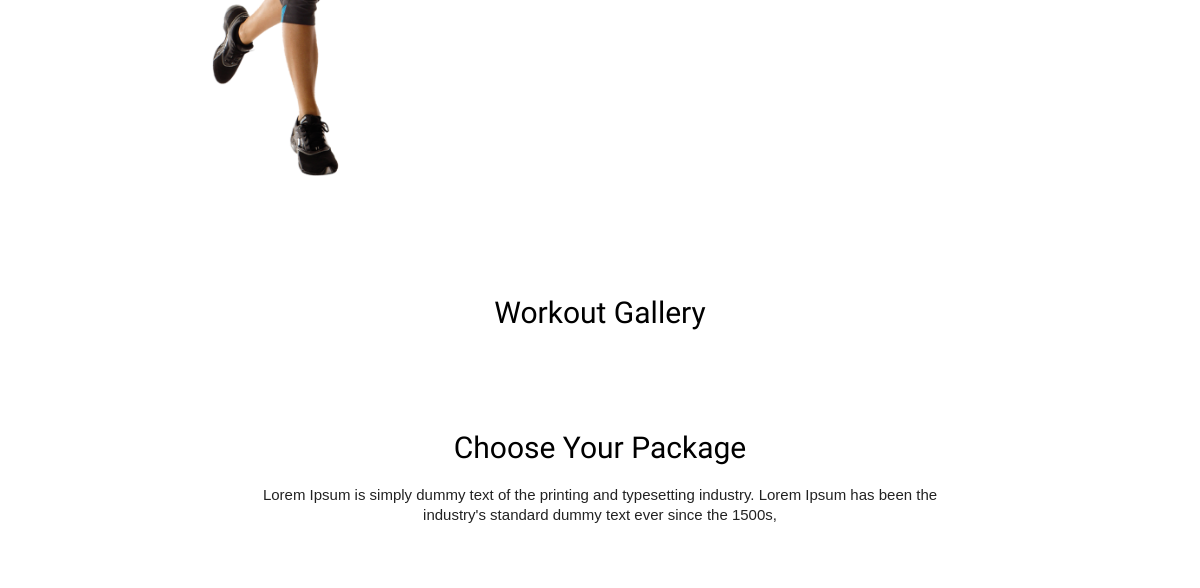
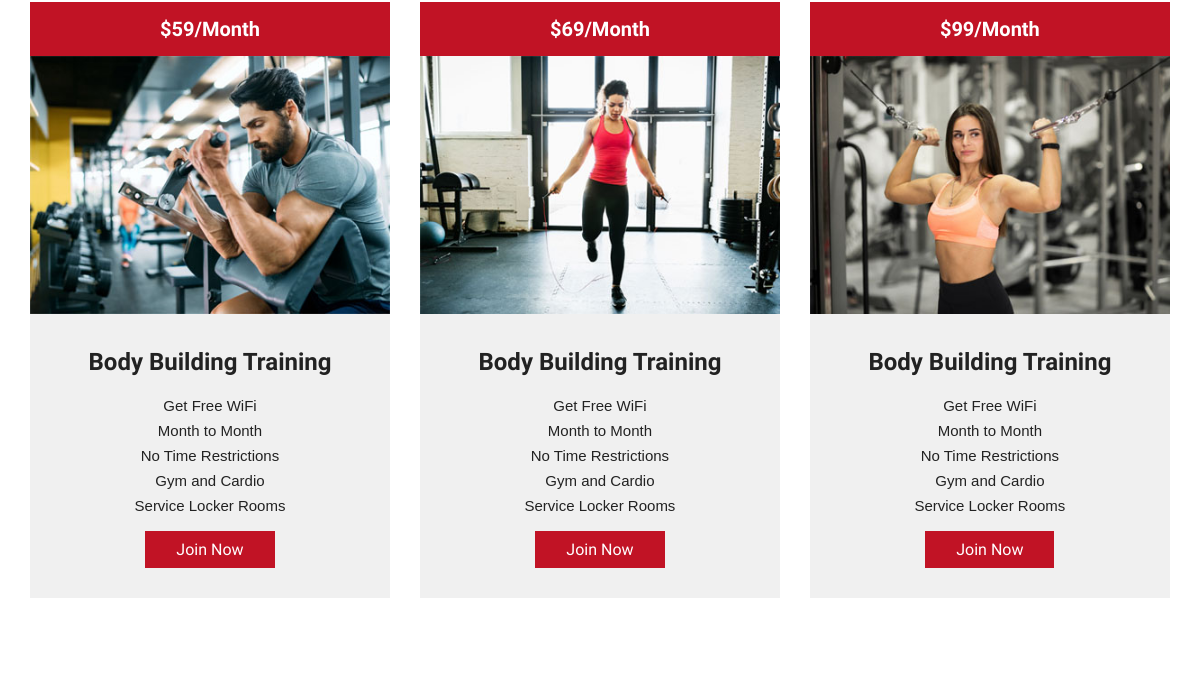
Before: / (middle part) with the older database file (2 pictures, top to bottom).
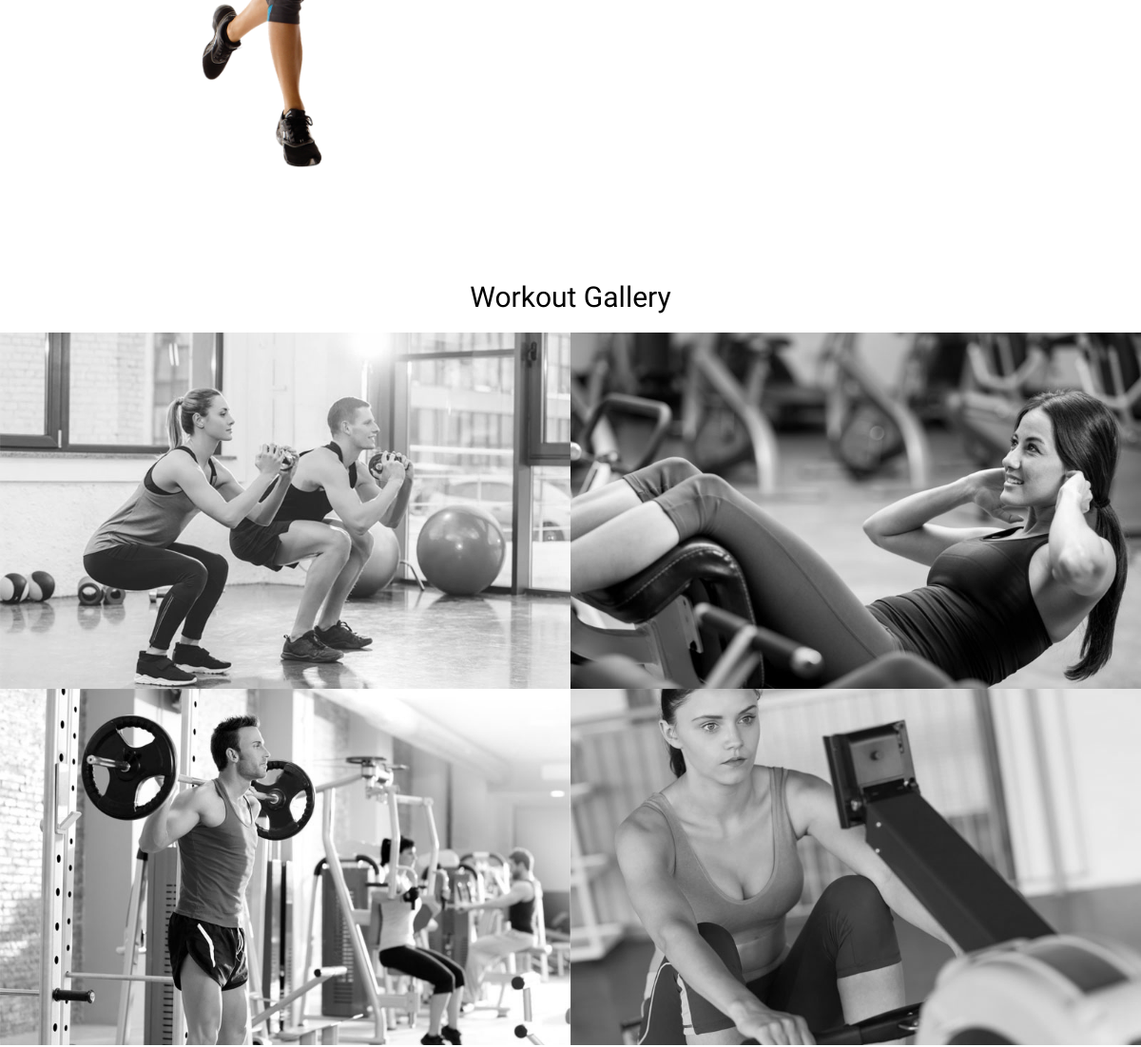
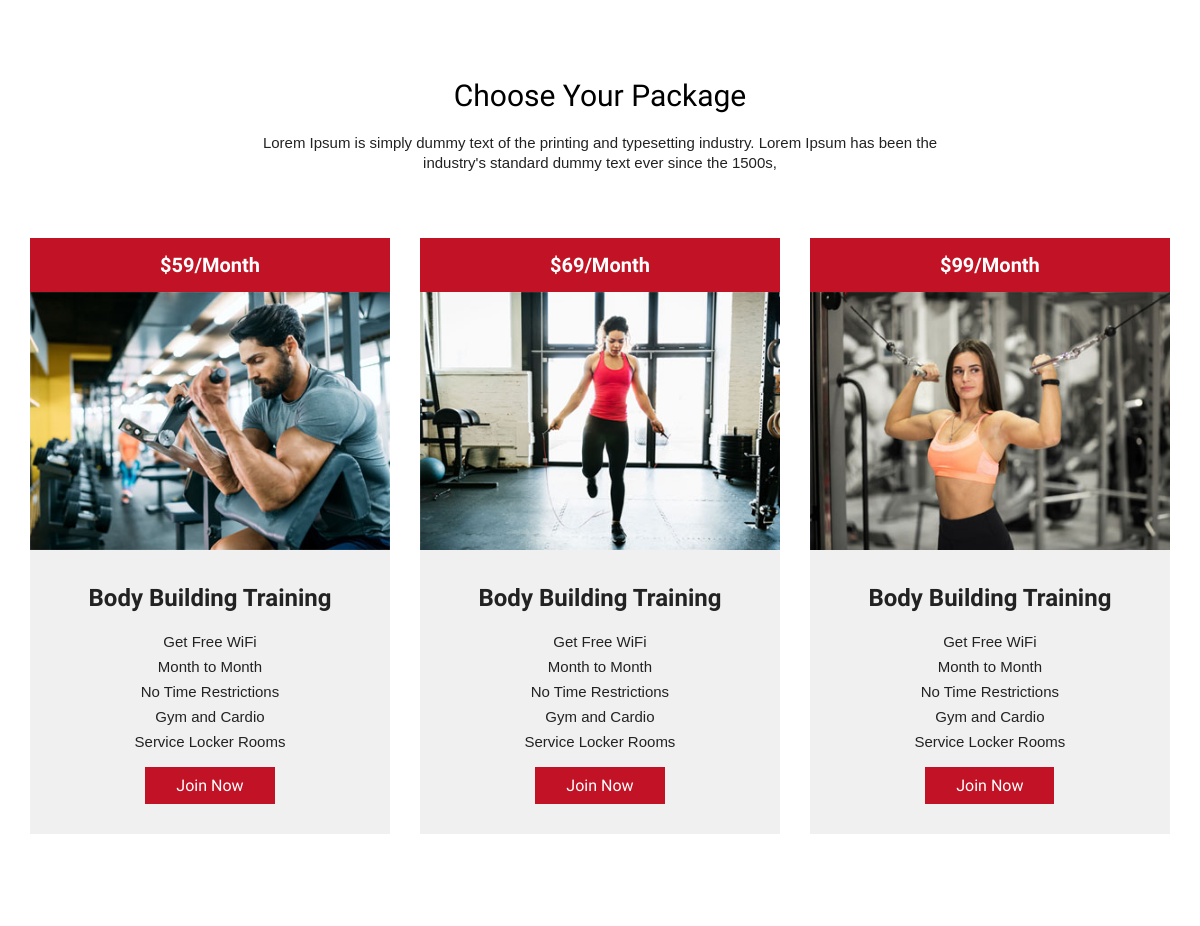
After: the same page with the newer database file (2 pictures, top to bottom).
### gallery/models.py (models this page shows)
class Gallery(models.Model):
    gallery_img_1=models.FileField(upload_to='about/',max_length=250, default="", blank=True, null=True)
    gallery_img_2=models.FileField(upload_to='about/',max_length=250, default="", blank=True, null=True)

### home/views.py (the view, shortened to what this page needs)
# urls.py: path('',views.index,name='index'),
def index(request):
    AboutData=About.objects.all()
    ServiceData=Service.objects.all()
    ServiceType=Service_type.objects.all()
    ClassData=Class.objects.all()
    GalleryData=Gallery.objects.all()
    data={
        'AboutData':AboutData,
        'ServiceData':ServiceData,
        'ServiceType':ServiceType,
        'ClassData':ClassData,
        'GalleryData':GalleryData,
    }
    return render(request,'index.html',data)

### templates/index.html (shortened to what this page needs)
<!DOCTYPE html>
<html>
<head>
  <link rel="stylesheet" href="static/css/animate.css">
	<link rel="stylesheet" type="text/css" href="static/css/style.css">
</head>
<body>
  <section class="schedule" id="schedule">
  	 <div class="container">
  	 	  <div class="content">
  	 	  	   <div class="box text wow slideInLeft">
  	 	  	   	   <img src="static/images/schedule1.png" alt="schedule" />
  	 	  	   </div>
  	 	  	   <div class="box timing wow slideInRight">
  	 	  	   </div>
  	 	  </div>
  	 </div>
  </section>
  <section class="gallery" id="gallery">
  	 <h2>Workout Gallery</h2>
	 {% for i in GalleryData %}
  	<div class="content">
  		 <div class="box wow slideInLeft">
  		 	 <img src="{{i.gallery_img_1.url}}" alt="gallery" />
  		 </div>
  		 <div class="box wow slideInRight">
  		 	 <img src="{{i.gallery_img_2.url}}" alt="gallery" />
  		 </div>
  	</div>
	{% endfor %}
  </section>
  <section class="price-package" id="price">
  	 <div class="container">
  	 	  <h2>Choose Your Package</h2>
  	 	  <p class="title-p">Lorem Ipsum is simply dummy text of the printing and typesetting industry. Lorem Ipsum has been the industry's standard dummy text ever since the 1500s, </p>
  	 	  <div class="content">
  	 	  	  <div class="box wow bounceInUp">
  	 	  	  	  <div class="inner">
  	 	  	  	  	   <div class="price-tag">
  	 	  	  	  	   	  $59/Month
  	 	  	  	  	   </div>
  	 	  	  	  	   <div class="img">
  	 	  	  	  	   	 <img src="static/images/price1.jpg" alt="price" />
  	 	  	  	  	   </div>
  	 	  	  	  	   <div class="text">
  	 	  	  	  	   	  <h3>Body Building Training</h3>
  	 	  	  	  	   	  <p>Get Free WiFi</p>
  	 	  	  	  	   	  <p>Month to Month</p>
  	 	  	  	  	   	  <p>No Time Restrictions</p>
  	 	  	  	  	   	  <p>Gym and Cardio</p>
  	 	  	  	  	   	  <p>Service Locker Rooms</p>
  	 	  	  	  	   	  <a href="" class="btn">Join Now</a>
  	 	  	  	  	   </div>
  	 	  	  	  </div>
  	 	  	  </div>
  	 	  	  <div class="box wow bounceInUp" data-wow-delay="0.2s">
  	 	  	  	  <div class="inner">
  	 	  	  	  	   <div class="price-tag">
  	 	  	  	  	   	  $69/Month
  	 	  	  	  	   </div>
  	 	  	  	  	   <div class="img">
  	 	  	  	  	   	 <img src="static/images/price2.jpg" alt="price" />
  	 	  	  	  	   </div>
  	 	  	  	  	   <div class="text">
  	 	  	  	  	   	  <h3>Body Building Training</h3>
  	 	  	  	  	   	  <p>Get Free WiFi</p>
  	 	  	  	  	   	  <p>Month to Month</p>
  	 	  	  	  	   	  <p>No Time Restrictions</p>
  	 	  	  	  	   	  <p>Gym and Cardio</p>
  	 	  	  	  	   	  <p>Service Locker Rooms</p>
  	 	  	  	  	   	  <a href="" class="btn">Join Now</a>
  	 	  	  	  	   </div>
  	 	  	  	  </div>
  	 	  	  </div>
  	 	  	  <div class="box wow bounceInUp" data-wow-delay="0.4s">
  	 	  	  	  <div class="inner">
  	 	  	  	  	   <div class="price-tag">
  	 	  	  	  	   	  $99/Month
  	 	  	  	  	   </div>
  	 	  	  	  	   <div class="img">
  	 	  	  	  	   	 <img src="static/images/price3.jpg" alt="price" />
  	 	  	  	  	   </div>
  	 	  	  	  	   <div class="text">
  	 	  	  	  	   	  <h3>Body Building Training</h3>
  	 	  	  	  	   	  <p>Get Free WiFi</p>
  	 	  	  	  	   	  <p>Month to Month</p>
  	 	  	  	  	   	  <p>No Time Restrictions</p>
  	 	  	  	  	   	  <p>Gym and Cardio</p>
  	 	  	  	  	   	  <p>Service Locker Rooms</p>
  	 	  	  	  	   	  <a href="" class="btn">Join Now</a>
  	 	  	  	  	   </div>
  	 	  	  	  </div>
  	 	  	  </div>
  	 	  </div>
  	 </div>
  </section>
</body>
</html>

### static/css/style.css (style rules this page uses)
body { margin:0; padding:0; overflow-x: hidden; }
* { box-sizing: border-box; margin:0; padding:0; font-family: 'Oswald', sans-serif; }
.container { max-width: 1170px; margin: auto; }
.schedule { padding:80px 0px; }
.schedule .content { -webkit-display: flex; display: flex; }
.schedule .content .box { flex:0 0 50%; max-width: 100%; padding:15px; }
.schedule .content .text img { width: 100%; transform: rotateY(180deg); }
.gallery .content { -webkit-display: flex; display: flex; flex-wrap: wrap; }
.gallery .content .box { flex:0 0 50%; max-width: 50%; }
.gallery .content .box img { display: block; width: 100%; -webkit-filter: grayscale(100%); filter: grayscale(100%); -webkit-transition: all .5s ease; transition: all .5s ease; }
.gallery h2 { font-size: 30px; font-weight: 500; color: #000000; padding: 0px 0px 20px; text-align: center; }
.price-package { padding: 80px 0px; background-color: #ffffff; }
.price-package h2 { font-size: 30px; font-weight: 500; color:#000000; padding: 0px 0px 20px; text-align: center; }
.price-package .title-p { font-size: 15px; line-height: 20px; color:#222222; margin:0; text-align: center; padding:0 20% 50px; font-family: 'Open-sans', sans-serif; }
.price-package .content { -webkit-display: flex; display: flex; }
.price-package .content .box { flex:0 0 33.33%; max-width: 33.33%; padding: 15px; }
.price-package .content .box .inner { background-color: #f0f0f0; }
.price-package .content .box .inner .price-tag { padding: 15px; font-size: 20px; background-color: #c11325; color:#ffffff; text-align: center; font-weight: 700; }
.price-package .content .box .inner .text { padding:30px 15px; text-align: center; }
.price-package .content .box .inner .text h3 { font-size: 24px; color:#222222; margin:0; padding:0px 0px 20px; font-weight: 700; }
.price-package .content .box .inner .text p { font-size: 15px; line-height: 20px; color:#222222; margin:0; text-align: center; padding:0 0 5px; font-family: 'Open-sans', sans-serif; }
.price-package .content .box .inner .text .btn { padding: 8px 30px; background-color: #c11325; color: #ffffff; text-decoration: none; display: inline-block; border: 1px solid transparent; cursor: pointer; -webkit-transition: all .5s ease; transition: all .5s ease; margin-top: 10px; }
.price-package .content .box .inner .img img { width: 100%; }

### templates/index.html (style rules this page uses)
.wow:first-child { visibility: hidden; }

Changed rows visible on the page:
added Gallery: gallery_img_1 (picture), gallery_img_2 (picture)
added Gallery: gallery_img_1 (picture), gallery_img_2 (picture)
